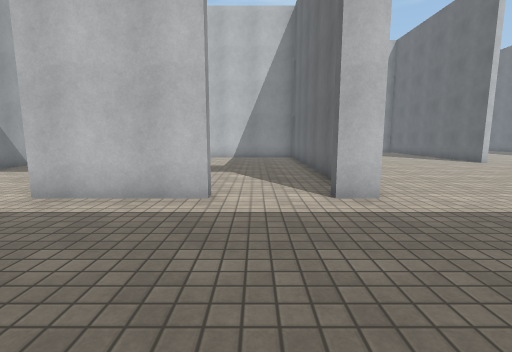
View 1 (above)

21 first-person views from a walk through a 3-D level made in the Unity game engine. The camera is 1.3 m above the floor, tilts 8° down and sees 85° across. Doors are open. The floor is counted in squares, 1 m on a side. Each view is taken from the middle of a square. On the plan, view 1 faces up. The plan holds only what a view shows up to about 13 squares ahead; the rest is blank. The place goes on beyond the plan. The player is left out. Surface patterns are stand-ins for the level's own textures.

View 2
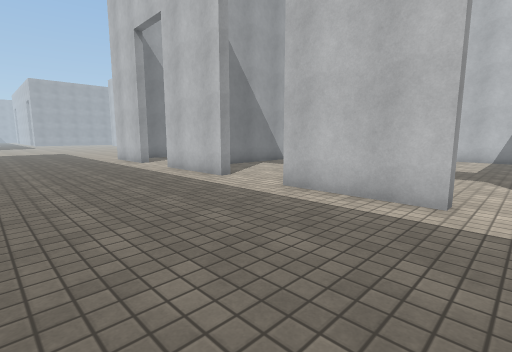

View 3
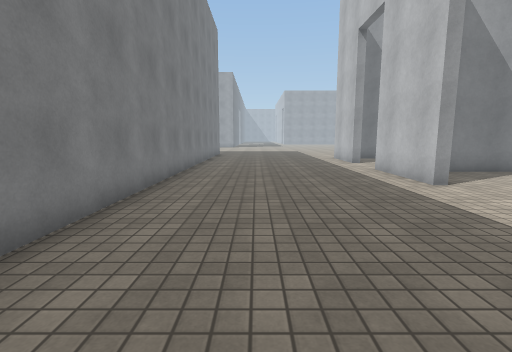

View 4
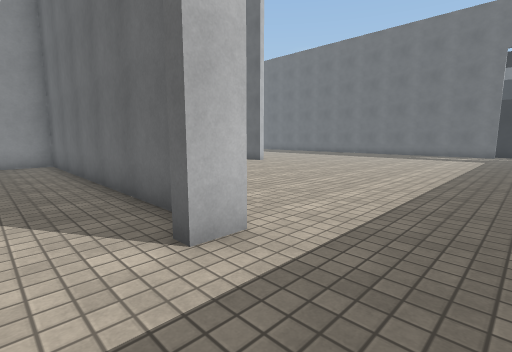

View 5
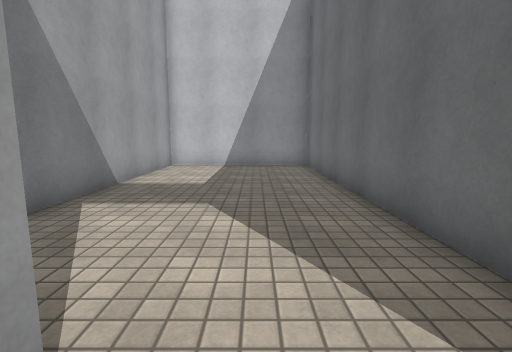

View 6
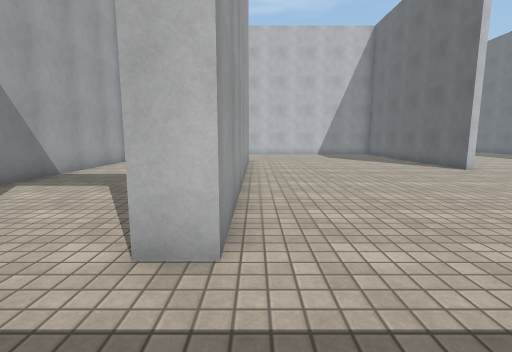

View 7
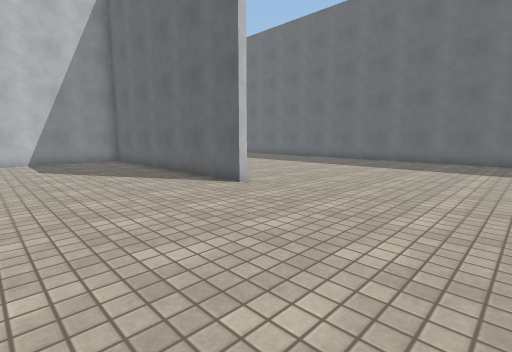

View 8
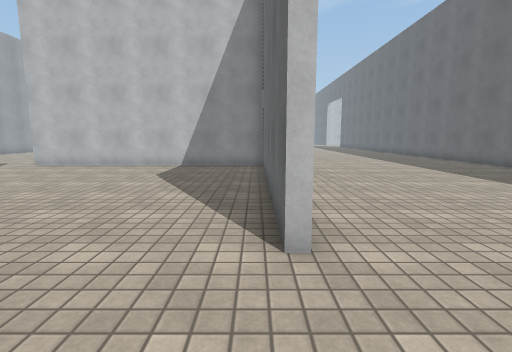

View 9
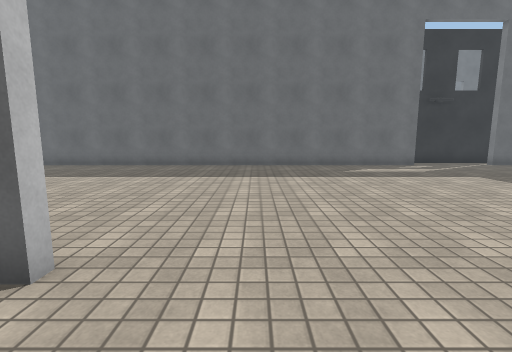

View 10
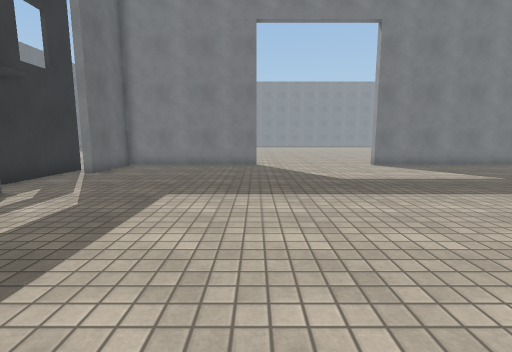

View 11
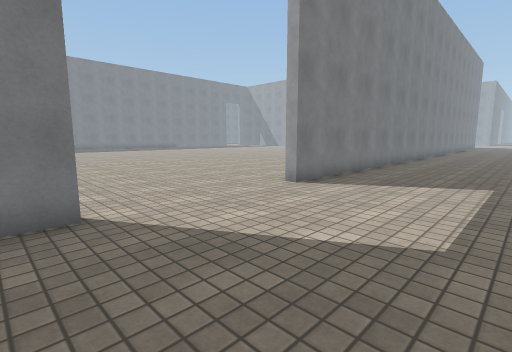

View 12
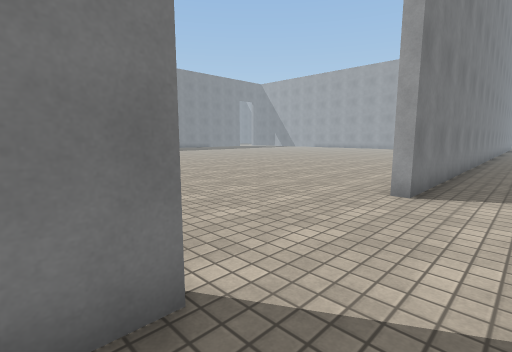

View 13
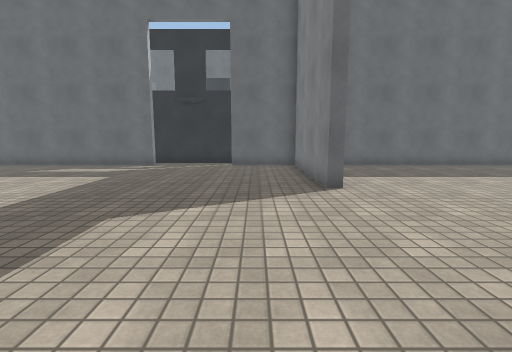

View 14
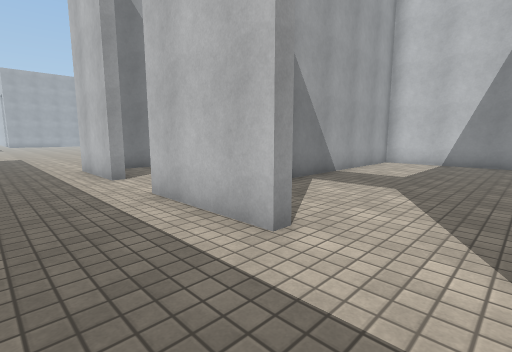

View 15
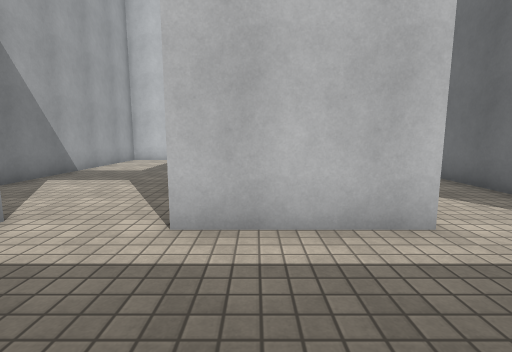

View 16
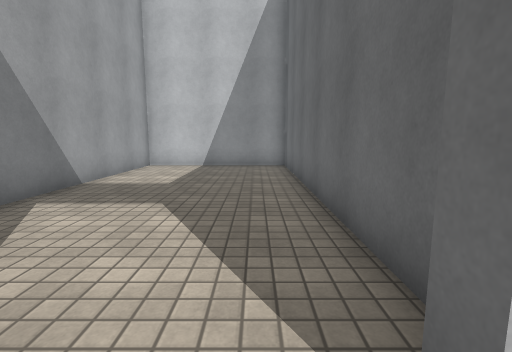

View 17
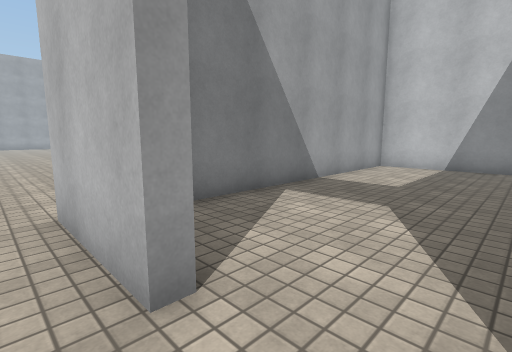

View 18
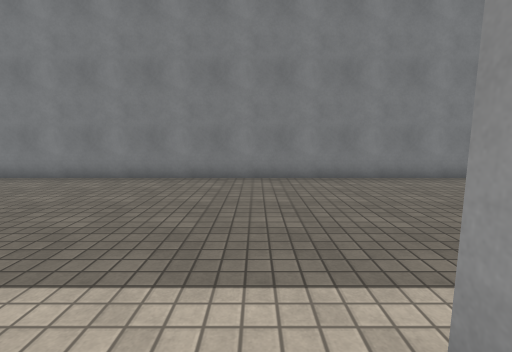

View 19
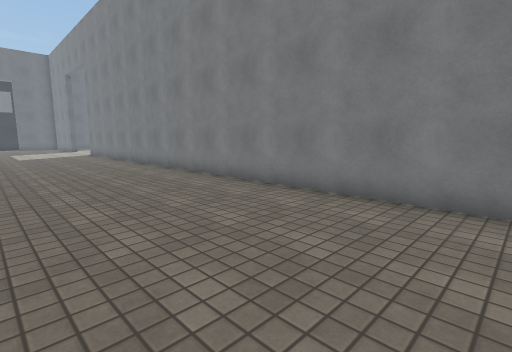

View 20
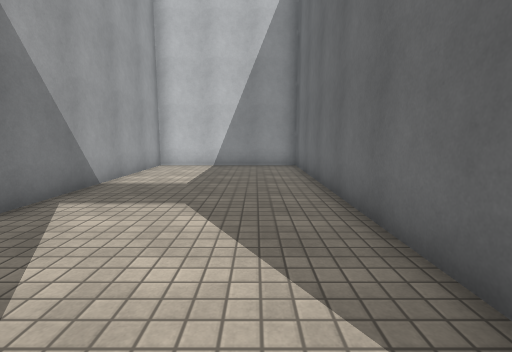

View 21
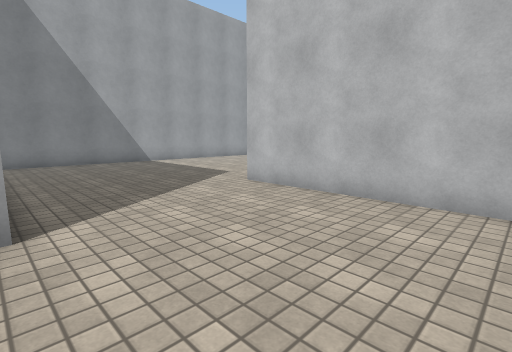

### Floor plan
Points are (right, up) in squares from view 1. A wall is a line through its corners. A room is listed if a view was taken in it or the views show most of it. See-through windows are left out.
Room 1 (views 1, 2, 3, 4, 5, 6, 7, 8, 9, 10, 11, 12, 13, 14, 15, 16, 17, 19, 20, 21)
walls: (2.3, 7.4) (2.3, 17.8) (-3.9, 17.8) (-3.9, 9.5); (-1, 6.2) (-1, 5.8) (-4.9, 5.8); (-4.2, 6.8) (-4.2, 17.8) (-10.4, 17.8) (-10.4, 8.1); (2.6, 15.2) (2.6, 5.8) (1.7, 5.8) (1.7, 6.2); (11.8, 14) (11.3, 14) (11.3, 23.8) (0.8, 23.8); (-7.5, 6.2) (-7.5, 5.8) (-11.2, 5.8); (16, -2.2) (16, -1.8) (21.8, -1.8) (21.8, 1.1); (21.8, 4.6) (21.8, 24.2); (-13.9, 5.8) (-17.2, 5.8); (-7.9, 21.8) (-7.9, 18.6); (21.8, -9.5) (21.8, -4); (-17.5, -1.8) (10.6, -1.8) (10.6, -2.2)
ways out: opening at (-12.5, 6) to room 2
Room 2 (view 18)
walls: (-13.9, 6.2) (-13.9, 5.8); (-10.7, 7) (-10.7, 17.8) (-16.9, 17.8) (-16.9, 7.2); (-11.2, 5.8) (-11.2, 6.2)
ways out: opening at (-12.5, 6) to room 1

Where each view was taken, in squares from view 1:
view 1: 0 up, 0 right, facing up
view 2: 0 up, 0 right, facing up-left
view 3: 1 up, 0 right, facing left
view 4: 3 up, 0 right, facing up-right
view 5: 5 up, 0 right, facing up
view 6: 3 up, 3 right, facing up
view 7: 8 up, 6 right, facing up-right
view 8: 11 up, 11 right, facing up
view 9: 12 up, 9 right, facing right
view 10: 11 up, 16 right, facing down
view 11: 3 up, 17 right, facing down-left
view 12: 0 up, 17 right, facing down-left
view 13: 0 up, 9 right, facing right
view 14: 3 up, 5 left, facing up-left
view 15: 2 up, 10 left, facing up
view 16: 5 up, 12 left, facing up
view 17: 5 up, 12 left, facing up-left
view 18: 7 up, 13 left, facing down
view 19: 4 up, 12 left, facing down-right
view 20: 5 up, 6 left, facing up
view 21: 18 up, 7 right, facing up-left
